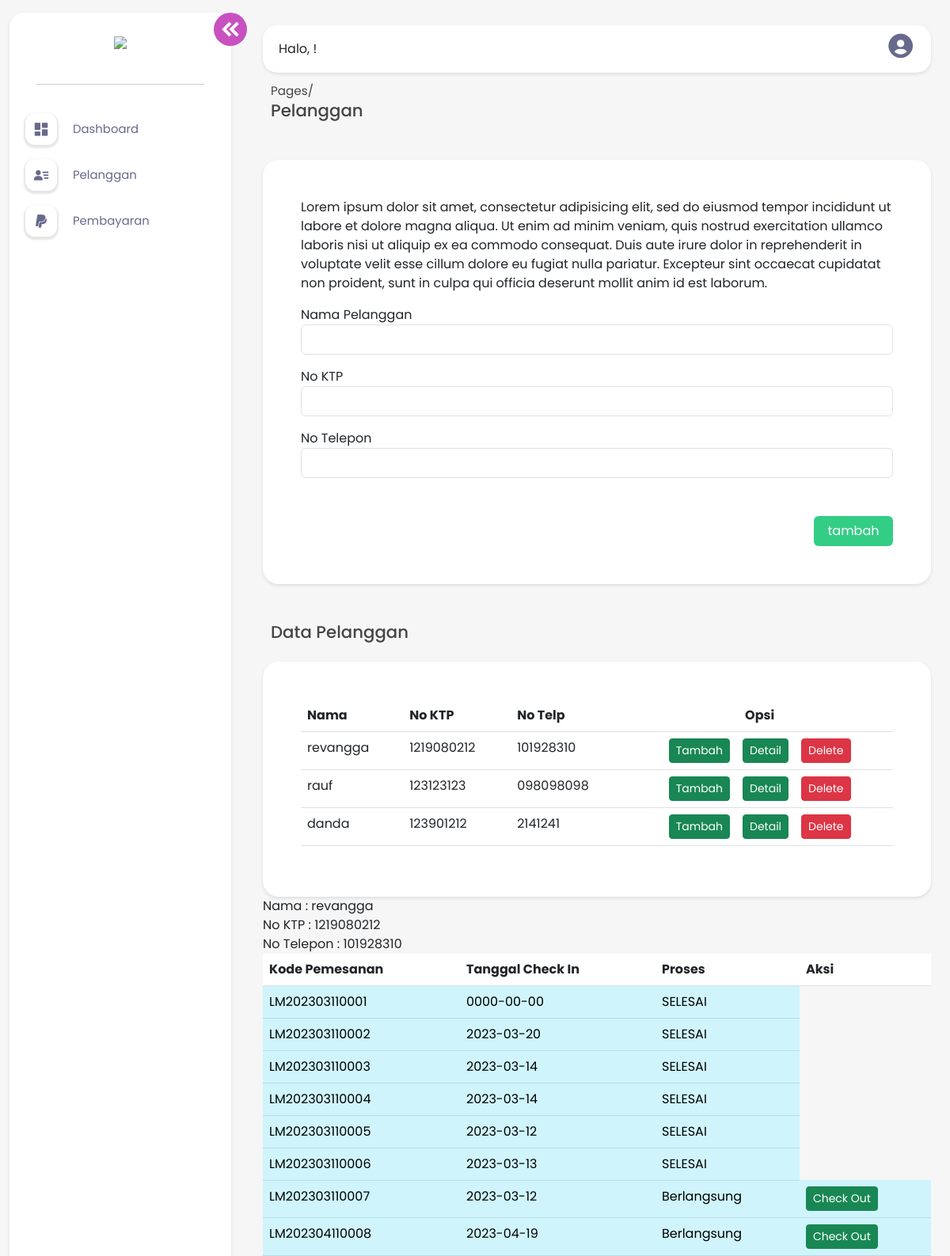
The page /page/admin/index.php?hal=pelanggan&op=detail&Noktp=1219080212 on the database its author committed.
### tables this page shows
CREATE TABLE `pelanggan` (
  `nama` varchar(45) NOT NULL,
  `Noktp` varchar(45) NOT NULL,
  `Notelp` varchar(45) NOT NULL
);

CREATE TABLE `pemesanan` (
  `Noktp` int(20) NOT NULL,
  `kode_pemesanan` varchar(45) NOT NULL,
  `id_tipe_kamar` varchar(45) NOT NULL,
  `nama_kamar` varchar(255) NOT NULL,
  `tgl_check_in` date NOT NULL,
  `tgl_check_out` date NOT NULL,
  `total_inap` int(10) NOT NULL,
  `jenis_hari` varchar(255) NOT NULL,
  `harga_kamar` int(20) NOT NULL,
  `item_tambahan` varchar(45) NOT NULL,
  `harga_tambahan` int(100) NOT NULL,
  `diskon` float NOT NULL,
  `pajak` float NOT NULL,
  `total_harga` int(255) NOT NULL,
  `waktu_order` datetime NOT NULL DEFAULT current_timestamp(),
  `proses` varchar(255) NOT NULL
);

### page/admin/pelanggan.php (the view, shortened to what this page needs)
<?php
require_once('../../lib/config.php');
if (isset($_GET['op'])) {
    $op = $_GET['op'];
} else {
    $op = "";
}
?>
<div class="head-title">
	<span>Pages/</span>
	<h3>Pelanggan</h3>
</div>
<div class="content p-5 bg-white bg-s">
    <p>Lorem ipsum dolor sit amet, consectetur adipisicing elit, sed do eiusmod
    tempor incididunt ut labore et dolore magna aliqua. Ut enim ad minim veniam,
    quis nostrud exercitation ullamco laboris nisi ut aliquip ex ea commodo
    consequat. Duis aute irure dolor in reprehenderit in voluptate velit esse
    cillum dolore eu fugiat nulla pariatur. Excepteur sint occaecat cupidatat non
    proident, sunt in culpa qui officia deserunt mollit anim id est laborum.</p>
    <form action="" method="post">
		<div class="mb-3">
            <label for="namapelanggan">Nama Pelanggan</label>
            <input type="text" name="namapelanggan" id="namapelanggan" class="form-control" required>
        </div>
        <div class="mb-3">
            <label for="noktp">No KTP</label>
            <input type="text" name="noktp" id="noktp" class="form-control" required>
        </div>
		<div class="mb-5">
            <label for="notelp">No Telepon</label>
            <input type="text" name="notelp" id="notelp" class="form-control" required>
        </div>
        <div class="d-flex justify-content-end">
            <input type="submit" value="tambah" name="tambah" class="btn btn-pk">
        </div>
	</form>
</div>
<div class="head-title mt-5 mb-4">
    <h3>Data Pelanggan</h3>
</div>
<div class="p-5 bg-white bg-s">
                <table class="table" id="daftar-saya">
                    <thead>
                        <tr>
                            <th scope="col">Nama</th>
                            <th scope="col">No KTP</th>
                            <th scope="col">No Telp</th>
                            <th scope="col" class="text-center">Opsi</th>
                        </tr>
                    </thead>
                    <tbody>
                        <?php
                        $sql2   = "SELECT * FROM pelanggan";
                        $q2     = mysqli_query($config, $sql2);
                        while ($r2 = mysqli_fetch_array($q2)) {
                            $nama       = $r2['nama'];
                            $noktp        = $r2['Noktp'];
                            $notelp       = $r2['Notelp']; ?>
                            <tr>
                                <td scope="row"><?=$nama ?></td>
                                <td scope="row"><?=$noktp ?></td>
                                <td scope="row"><?=$notelp ?></td>
                                <td scope="row">
                                    <div class="d-flex gap-3 justify-content-center">
                                        <a href="?hal=pemesanankamar&Noktp=<?=$noktp ?>"><button type="button" class="btn btn-success btn-sm">Tambah</button></a>
                                        <a href="?hal=pelanggan&op=detail&Noktp=<?=$noktp ?>"><button type="button" class="btn btn-success btn-sm">Detail</button></a>
                                        <a href="?hal=pelanggan&op=hapus&Noktp=<?=$noktp ?>"><button type="button" class="btn btn-danger btn-sm">Delete</button></a>
                                    </div>
                                </td>
                            </tr>
                        <?php } ?>
                    </tbody>
                </table>
</div>
<?php
if($op == 'detail'){
    $noktp = $_GET['Noktp'];
    $sql   = "SELECT * FROM pelanggan where Noktp = $noktp";
        $q     = mysqli_query($config, $sql);
        while ($r = mysqli_fetch_array($q)) {
                $nama       = $r['nama'];
                $noktp        = $r['Noktp'];
                $notelp       = $r['Notelp'];
                echo "Nama : ".$nama."<br>";
                echo "No KTP : ".$noktp."<br>";
                echo "No Telepon : ".$notelp."<br>";
                }
    ?>
    <table class="table" id="daftar-saya">
                    <thead>
                        <tr>
                            <th scope="col">Kode Pemesanan</th>
                            <th scope="col">Tanggal Check In</th>
                            <th scope="col">Proses</th>
                            <th scope="col">Aksi</th>
                        </tr>
                    </thead>
                    <tbody>
                        <?php
                        $sql1 = "SELECT * FROM pemesanan where Noktp = $noktp";
                        $q1 = mysqli_query($config, $sql1);
                        while ($r1 = mysqli_fetch_array($q1)) {
                                $kodepemesanan = $r1['kode_pemesanan'];
                                $checkin = $r1['tgl_check_in'];
                                $namakamar = $r1['nama_kamar'];
                                $proses = $r1['proses'];
                                ?>
                                            <tr class="table-info">
                                                <td scope="row"><?php echo $kodepemesanan; ?></td>
                                                <td scope="row"><?php echo $checkin; ?></td>
                                                <td scope="row"><?php echo $proses; ?></td>
                                                <?php
                                                if($r1['proses']== 'Belum Dibayar'){
                                                    ?>
                                                <td scope="row">
                                                    <a href="?hal=pembayaran&op=detail&Noktp=<?php echo $noktp ?>&kode_pemesanan=<?php echo $kodepemesanan ?>"><button type="button" class="btn btn-success btn-sm">Bayar</button></a>
                                                </td>
                                                <?php
                                                }
                                                else if($r1['proses']=='Berlangsung'){
                                                ?>
                                                <td scope="row">
                                                    <a href="?hal=pelanggan&op=checkout&Noktp=<?php echo $noktp ?>&kode_pemesanan=<?php echo $kodepemesanan ?>&nama_kamar=<?=$namakamar; ?>"><button type="button" class="btn btn-success btn-sm">Check Out</button></a>
                                                </td>
                                                <?php
                                                }
                                                ?>
                                            </tr>
                                        <?php
                                }
                        ?>
                    </tbody>
                </table>
    <?php
}
?>

### assets/css/main.css (style rules this page uses)
* { padding: 0; margin: 0; box-sizing: border-box; font-family: 'Poppins', sans-serif; }
body { position: relative; min-height: 100vh; width: 100%; }
.wrapper .head-title { margin-left: 10px; color: #444; font-size: .95em; }
.wrapper .head-title h3 { font-size: 1.4em; }
.wrapper .content { margin-top: 50px; padding: 3%; }
.bg-s { background-color: #fff; border-radius: 20px; box-shadow: 0 2px 4px rgba(0, 0, 0, .1); }
.btn.btn-pk { background-color: #34cd85; width: 100px; color: #fff; }

### rows shown on the page
pelanggan: nama "revangga", Noktp "1219080212", Notelp "101928310"
pelanggan: nama "rauf", Noktp "123123123", Notelp "098098098"
pelanggan: nama "danda", Noktp "123901212", Notelp "2141241"
pemesanan: kode_pemesanan "LM202303110001", tgl_check_in "0000-00-00", proses "SELESAI"
pemesanan: kode_pemesanan "LM202303110002", tgl_check_in "2023-03-20", proses "SELESAI"
pemesanan: kode_pemesanan "LM202303110003", tgl_check_in "2023-03-14", proses "SELESAI"
pemesanan: kode_pemesanan "LM202303110004", tgl_check_in "2023-03-14", proses "SELESAI"
pemesanan: kode_pemesanan "LM202303110005", tgl_check_in "2023-03-12", proses "SELESAI"
pemesanan: kode_pemesanan "LM202303110006", tgl_check_in "2023-03-13", proses "SELESAI"
pemesanan: kode_pemesanan "LM202303110007", tgl_check_in "2023-03-12", proses "Berlangsung"
pemesanan: kode_pemesanan "LM202304110008", tgl_check_in "2023-04-19", proses "Berlangsung"
